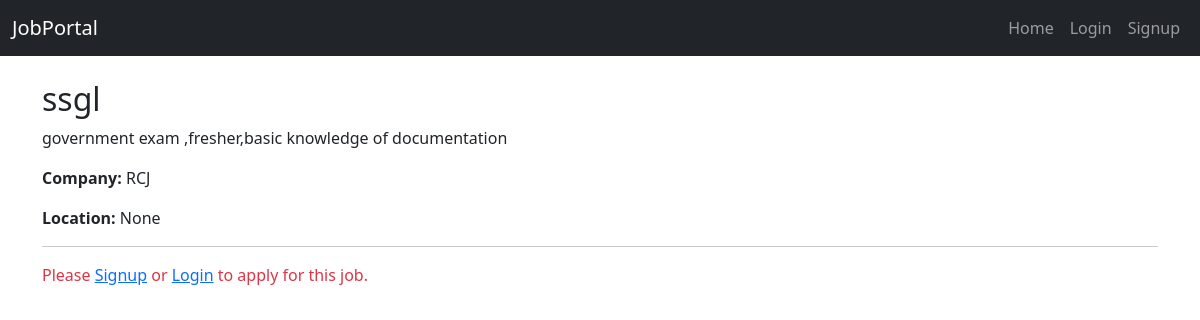
The page /job/4/ on the database its author committed.
### linkdinapp/models.py (models this page shows, shortened)
class Job(models.Model):
    title = models.CharField(max_length=200)
    location = models.CharField(max_length=200, null=True, blank=True)
    description = models.TextField()
    company = models.ForeignKey(Company, on_delete=models.CASCADE, null=True, blank=True)
    posted_by = models.ForeignKey(User, on_delete=models.CASCADE, null=True, blank=True)

class Company(models.Model):
    name = models.CharField(max_length=255)
    location = models.CharField(max_length=255, blank=True, null=True)  # optional
    website = models.URLField(blank=True, null=True)
    def __str__(self):
        return self.name

### linkdinapp/views.py (the view)
# urls.py: path('job/<int:job_id>/', views.job_detail, name='job_detail'),
def job_detail(request, job_id):
    job = get_object_or_404(Job, id=job_id)
    return render(request, "portal/job_detail.html", {"job": job})

### linkdinapp/templates/portal/job_detail.html (shortened to what this page needs)
{% extends "portal/base.html" %}
{% block content %}
  <h2>{{ job.title }}</h2>
  <p>{{ job.description }}</p>
  <p><strong>Company:</strong> {{ job.company }}</p>
  <p><strong>Location:</strong> {{ job.location }}</p>
  <hr>
  {% if user.is_authenticated %}
      <form method="post" action="{% url 'apply_job' job.id %}">
          {% csrf_token %}
          <button type="submit" class="btn btn-success">Apply</button>
      </form>
  {% else %}
      <p class="text-danger">
          Please <a href="{% url 'signup' %}">Signup</a> or
          <a href="{% url 'login' %}">Login</a> to apply for this job.
      </p>
  {% endif %}
{% endblock %}

### rows shown on the page
Job: title "ssgl", description "government exam ,fresher,basic knowledge of documentation", company "RCJ", location "None"
